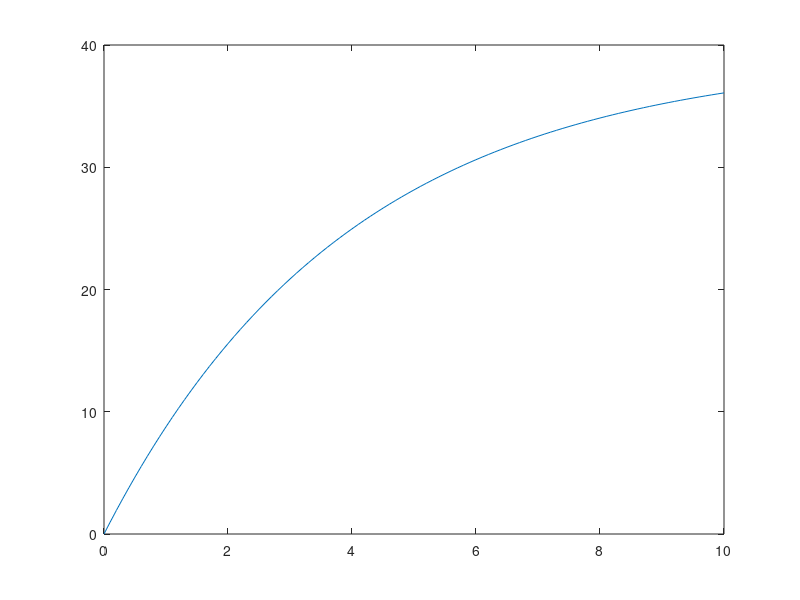

MATLAB code to generate this figure:
N = 100;
T = 10;
dt = T / N;
g = 9.8;
e = (N - 2.5) / N;
T0 = 0;
v0 = 0;
A = gallery('tridiag', N, e, -1, 0);
b = - g * dt * ones(N, 1);
x = inv(A) * b;
t = T0 : dt : T;
v = [v0, x'];
plot(t, v);